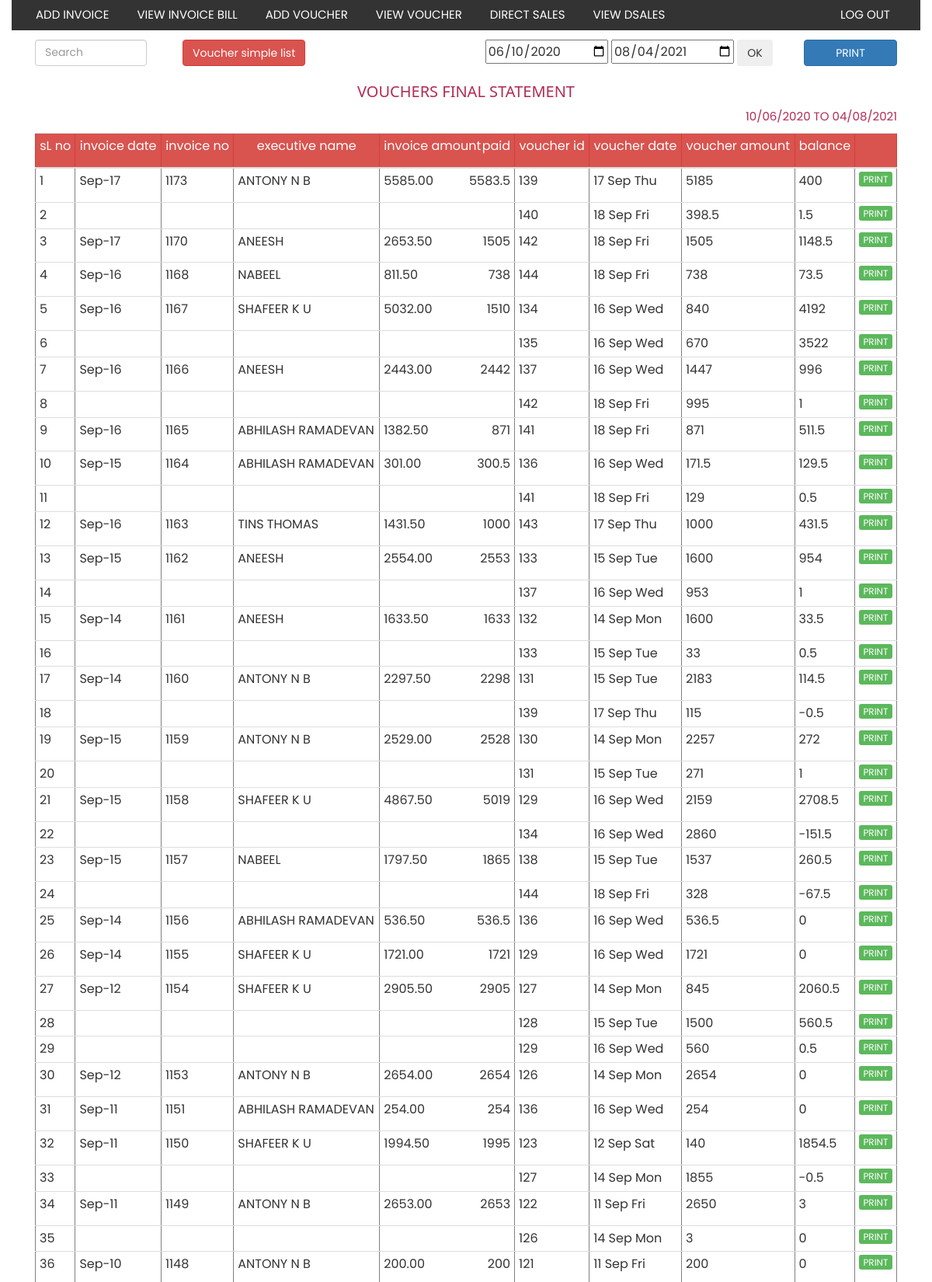
Page /staff/vouchers.php (upper part) on the committed database.
### tables this page shows
CREATE TABLE `voucher_details` (
  `id` int(11) NOT NULL,
  `voucher_id` int(11) NOT NULL,
  `invoice_no` int(11) NOT NULL,
  `paid` varchar(250) NOT NULL,
  `method` int(11) NOT NULL,
  `balance` decimal(11,2) NOT NULL
);

CREATE TABLE `sales` (
  `sales_id` int(11) NOT NULL,
  `invoice_no` varchar(250) NOT NULL,
  `sales_date` date NOT NULL,
  `sales_time` time NOT NULL,
  `customer_id` int(11) NOT NULL,
  `staff_id` int(11) NOT NULL,
  `sales` decimal(11,2) NOT NULL,
  `profit` decimal(11,2) NOT NULL,
  `paid` varchar(250) NOT NULL,
  `enter_datetime` datetime NOT NULL DEFAULT current_timestamp(),
  `category` int(11) NOT NULL DEFAULT 0,
  `total` decimal(11,2) NOT NULL
);

CREATE TABLE `staffs` (
  `staff_id` int(11) NOT NULL,
  `staff_name` varchar(250) NOT NULL,
  `branch_id` int(11) NOT NULL,
  `salary` varchar(250) NOT NULL,
  `amount_limit` decimal(11,2) NOT NULL,
  `credit_amount` varchar(250) NOT NULL,
  `staff_ta` decimal(11,2) NOT NULL,
  `staff_allowance` decimal(11,2) NOT NULL,
  `staff_incentive` decimal(11,2) NOT NULL,
  `advance_limit` decimal(11,2) NOT NULL,
  `area` varchar(250) NOT NULL,
  `category` int(11) NOT NULL,
  `first_name` varchar(250) NOT NULL
);

CREATE TABLE `voucher` (
  `voucher_id` int(11) NOT NULL,
  `voucher_date` date NOT NULL,
  `voucher_time` time NOT NULL,
  `staff_id` int(11) NOT NULL,
  `voucher_amount` varchar(250) NOT NULL
);

### view/vouchers.php (the view, shortened to what this page needs)
<?php
$from_date='2020-06-10';
$to_date=$date;
$sales_sql = "SELECT sales.sales_date,voucher_details.invoice_no,staffs.staff_name,sales.total, voucher.voucher_id,voucher.voucher_date,voucher_details.id,voucher_details.paid,(sales.total-sales.paid) as balance,sales.paid as sales_paid FROM `voucher_details` LEFT JOIN voucher on voucher.voucher_id=voucher_details.voucher_id LEFT JOIN sales on sales.invoice_no=voucher_details.invoice_no LEFT JOIN staffs on staffs.staff_id=sales.staff_id ORDER BY invoice_no DESC,voucher_date asc";
?>
<!DOCTYPE html>
<html>
<head>
</head>
<body>
     <div class="col-lg-2" ><input  placeholder="Search" id="myInput" type="text" class="form-control" style="width: 12vw;color: black;margin-bottom: 1vw;">   </div>
     <div class="col-lg-2" ><a class="btn btn-danger" href="../view/vouchers1.php">Voucher simple list </a></div>
     <div class="col-lg-8" >
<table style="float: right;">
  <tr>
    <td>
<input  type="date" name="from_date" value="<?php echo $from_date;?>" id="from_date">
<input  type="date" name="to_date" value="<?php echo $to_date;?>" id="to_date">
<button class="btn btn-md" onclick="date_filter();">OK </button>
<button style="margin-left: 3vw;width: 10vw;" class="btn btn-primary"  onclick="print_page()">PRINT </button>
    </td>
  </tr>
</table>
</div>
    <div id="printableArea"  class="col-md-12" style="overflow: auto; ">
      <span style="text-align: center;"><h4>VOUCHERS FINAL STATEMENT   </h4> <p style="float: right;"> <?php echo date("d/m/Y", strtotime($from_date));?> TO <?php echo date("d/m/Y", strtotime($to_date));?> </p> </span>
      <table border="1" class="table  table-hover table-condensed"  style="*font-size: .8vw;" >
          <tr class="btn-danger" >
<td style="text-align: center;" >sL no</td>
<td style="text-align: center;" >invoice date</td>
<td style="text-align: center;" >invoice no</td>
<td style="text-align: center;">executive name </td>
<td style="text-align: center;" ><p style="float: left;">invoice amount</p><p style="float: right;"> paid</p></td>
<td style="text-align: center;">voucher id  </td>
<td style="text-align: center;">voucher date </td>
<td style="text-align: center;">voucher amount </td>
<td style="text-align: center;">balance </td>
<td id="printPageButton"></td>
</tr>
<tbody id="table">
  <?php
$query = mysqli_query($conn, $sales_sql);
$value = 0;
$pay = 0;
$slno=1;
while ($fetch = mysqli_fetch_array($query))
{
$sales_date= $fetch["sales_date"];
$sales_date = date('M-d ', strtotime($sales_date));
$invoice_no= $fetch["invoice_no"];
$staff_name= $fetch["staff_name"];
$total= $fetch["total"];
$voucher_id= $fetch["voucher_id"];
$sales_paid= $fetch["sales_paid"];
$voucher_date= $fetch["voucher_date"];
$voucher_date = date('d M D', strtotime($voucher_date));
$paid= $fetch["paid"];
      if ($value==$invoice_no)
      {
        $sales_date= "";
        $invoice_no=  "";
        $staff_name="" ;
        $sales_paid="" ;
        $pay+=$paid;
        $balance=$total-$pay;
        $total= "";
      }
      else
      {
        $value=$invoice_no;
        $pay=$paid;
        $balance=$total-$pay;
      }
?>
   <tr style="cursor: pointer;">
     <td > <?php echo $slno; ?> </td>
     <td > <?php echo $sales_date; ?> </td>
     <td > <?php echo $invoice_no; ?> </td>
     <td > <?php echo $staff_name; ?> </td>
     <td ><p style="float: left;"><?php echo $total; ?></p><p style="float: right;"> <?php echo $sales_paid; ?></p> </td>
     <td > <?php echo $voucher_id; ?> </td>
     <td > <?php echo $voucher_date; ?> </td>
     <td > <?php echo $paid; ?> </td>
     <td > <?php echo round($balance,2); ?> </td>
     </a></td>  <td id="printPageButton"><a class="btn-xs btn-success" style="width: 100%"
     href="../print/voucher_receipt.php?voucher_id=<?php echo $voucher_id;?>"> PRINT </a></td>
   </tr>
    <?php $slno++;
}
?>
</tbody>
</table>
</div>
</div>
</body>
</html>

### css/w3.css (style rules this page uses)
html { box-sizing:border-box }
*,*:before,*:after { box-sizing:inherit }
html { -ms-text-size-adjust:100%;-webkit-text-size-adjust:100% }
body { margin:0 }
a { background-color:transparent }
button,input,select,textarea,optgroup { font:inherit;margin:0 }
button,input { overflow:visible }
button,select { text-transform:none }
button,[type=button],[type=reset],[type=submit] { -webkit-appearance:button }
html,body { font-family:Verdana,sans-serif;font-size:15px;line-height:1.5 }
html { overflow-x:hidden }
h4 { font-size:20px }
h1,h2,h3,h4,h5,h6 { font-family:"Segoe UI",Arial,sans-serif;font-weight:400;margin:10px 0 }
a { color:inherit }

### rows in the picture
voucher_details: sales.sales_date "Sep-17", invoice_no "1173", staffs.staff_name "ANTONY N B", sales.total "5585.00", sales.paid "5583.5", voucher.voucher_id "139", voucher.voucher_date "17 Sep Thu", paid "5185", paid.total "400"
voucher_details: voucher.voucher_id "140", voucher.voucher_date "18 Sep Fri", paid "398.5", sales.total "1.5"
voucher_details: sales.sales_date "Sep-17", invoice_no "1170", staffs.staff_name "ANEESH", sales.total "2653.50", sales.paid "1505", voucher.voucher_id "142", voucher.voucher_date "18 Sep Fri", paid "1505", paid.total "1148.5"
voucher_details: sales.sales_date "Sep-16", invoice_no "1168", staffs.staff_name "NABEEL", sales.total "811.50", sales.paid "738", voucher.voucher_id "144", voucher.voucher_date "18 Sep Fri", paid "738", paid.total "73.5"
voucher_details: sales.sales_date "Sep-16", invoice_no "1167", staffs.staff_name "SHAFEER K U", sales.total "5032.00", sales.paid "1510", voucher.voucher_id "134", voucher.voucher_date "16 Sep Wed", paid "840", paid.total "4192"
voucher_details: voucher.voucher_id "135", voucher.voucher_date "16 Sep Wed", paid "670", sales.total "3522"
voucher_details: sales.sales_date "Sep-16", invoice_no "1166", staffs.staff_name "ANEESH", sales.total "2443.00", sales.paid "2442", voucher.voucher_id "137", voucher.voucher_date "16 Sep Wed", paid "1447", paid.total "996"
voucher_details: voucher.voucher_id "142", voucher.voucher_date "18 Sep Fri", paid "995", sales.total "1"
voucher_details: sales.sales_date "Sep-16", invoice_no "1165", staffs.staff_name "ABHILASH RAMADEVAN", sales.total "1382.50", sales.paid "871", voucher.voucher_id "141", voucher.voucher_date "18 Sep Fri", paid "871", paid.total "511.5"
voucher_details: sales.sales_date "Sep-15", invoice_no "1164", staffs.staff_name "ABHILASH RAMADEVAN", sales.total "301.00", sales.paid "300.5", voucher.voucher_id "136", voucher.voucher_date "16 Sep Wed", paid "171.5", paid.total "129.5"
voucher_details: voucher.voucher_id "141", voucher.voucher_date "18 Sep Fri", paid "129", sales.total "0.5"
voucher_details: sales.sales_date "Sep-16", invoice_no "1163", staffs.staff_name "TINS THOMAS", sales.total "1431.50", sales.paid "1000", voucher.voucher_id "143", voucher.voucher_date "17 Sep Thu", paid "1000", paid.total "431.5"
voucher_details: sales.sales_date "Sep-15", invoice_no "1162", staffs.staff_name "ANEESH", sales.total "2554.00", sales.paid "2553", voucher.voucher_id "133", voucher.voucher_date "15 Sep Tue", paid "1600", paid.total "954"
voucher_details: voucher.voucher_id "137", voucher.voucher_date "16 Sep Wed", paid "953", sales.total "1"
voucher_details: sales.sales_date "Sep-14", invoice_no "1161", staffs.staff_name "ANEESH", sales.total "1633.50", sales.paid "1633", voucher.voucher_id "132", voucher.voucher_date "14 Sep Mon", paid "1600", paid.total "33.5"
voucher_details: voucher.voucher_id "133", voucher.voucher_date "15 Sep Tue", paid "33", sales.total "0.5"
voucher_details: sales.sales_date "Sep-14", invoice_no "1160", staffs.staff_name "ANTONY N B", sales.total "2297.50", sales.paid "2298", voucher.voucher_id "131", voucher.voucher_date "15 Sep Tue", paid "2183", paid.total "114.5"
voucher_details: voucher.voucher_id "139", voucher.voucher_date "17 Sep Thu", paid "115", sales.total "-0.5"
voucher_details: sales.sales_date "Sep-15", invoice_no "1159", staffs.staff_name "ANTONY N B", sales.total "2529.00", sales.paid "2528", voucher.voucher_id "130", voucher.voucher_date "14 Sep Mon", paid "2257", paid.total "272"
voucher_details: voucher.voucher_id "131", voucher.voucher_date "15 Sep Tue", paid "271", sales.total "1"
voucher_details: sales.sales_date "Sep-15", invoice_no "1158", staffs.staff_name "SHAFEER K U", sales.total "4867.50", sales.paid "5019", voucher.voucher_id "129", voucher.voucher_date "16 Sep Wed", paid "2159", paid.total "2708.5"
voucher_details: voucher.voucher_id "134", voucher.voucher_date "16 Sep Wed", paid "2860", sales.total "-151.5"
voucher_details: sales.sales_date "Sep-15", invoice_no "1157", staffs.staff_name "NABEEL", sales.total "1797.50", sales.paid "1865", voucher.voucher_id "138", voucher.voucher_date "15 Sep Tue", paid "1537", paid.total "260.5"
voucher_details: voucher.voucher_id "144", voucher.voucher_date "18 Sep Fri", paid "328", sales.total "-67.5"
voucher_details: sales.sales_date "Sep-14", invoice_no "1156", staffs.staff_name "ABHILASH RAMADEVAN", sales.total "536.50", sales.paid "536.5", voucher.voucher_id "136", voucher.voucher_date "16 Sep Wed", paid "536.5", paid.total "0"
voucher_details: sales.sales_date "Sep-14", invoice_no "1155", staffs.staff_name "SHAFEER K U", sales.total "1721.00", sales.paid "1721", voucher.voucher_id "129", voucher.voucher_date "16 Sep Wed", paid "1721", paid.total "0"
voucher_details: sales.sales_date "Sep-12", invoice_no "1154", staffs.staff_name "SHAFEER K U", sales.total "2905.50", sales.paid "2905", voucher.voucher_id "127", voucher.voucher_date "14 Sep Mon", paid "845", paid.total "2060.5"
voucher_details: voucher.voucher_id "128", voucher.voucher_date "15 Sep Tue", paid "1500", sales.total "560.5"
voucher_details: voucher.voucher_id "129", voucher.voucher_date "16 Sep Wed", paid "560", sales.total "0.5"
voucher_details: sales.sales_date "Sep-12", invoice_no "1153", staffs.staff_name "ANTONY N B", sales.total "2654.00", sales.paid "2654", voucher.voucher_id "126", voucher.voucher_date "14 Sep Mon", paid "2654", paid.total "0"
voucher_details: sales.sales_date "Sep-11", invoice_no "1151", staffs.staff_name "ABHILASH RAMADEVAN", sales.total "254.00", sales.paid "254", voucher.voucher_id "136", voucher.voucher_date "16 Sep Wed", paid "254", paid.total "0"
voucher_details: sales.sales_date "Sep-11", invoice_no "1150", staffs.staff_name "SHAFEER K U", sales.total "1994.50", sales.paid "1995", voucher.voucher_id "123", voucher.voucher_date "12 Sep Sat", paid "140", paid.total "1854.5"
voucher_details: voucher.voucher_id "127", voucher.voucher_date "14 Sep Mon", paid "1855", sales.total "-0.5"
voucher_details: sales.sales_date "Sep-11", invoice_no "1149", staffs.staff_name "ANTONY N B", sales.total "2653.00", sales.paid "2653", voucher.voucher_id "122", voucher.voucher_date "11 Sep Fri", paid "2650", paid.total "3"
voucher_details: voucher.voucher_id "126", voucher.voucher_date "14 Sep Mon", paid "3", sales.total "0"
voucher_details: sales.sales_date "Sep-10", invoice_no "1148", staffs.staff_name "ANTONY N B", sales.total "200.00", sales.paid "200", voucher.voucher_id "121", voucher.voucher_date "11 Sep Fri", paid "200", paid.total "0"

### other values in the picture
date("d/m/Y", strtotime($from_date)) "10/06/2020"
date("d/m/Y", strtotime($to_date)) "04/08/2021"
